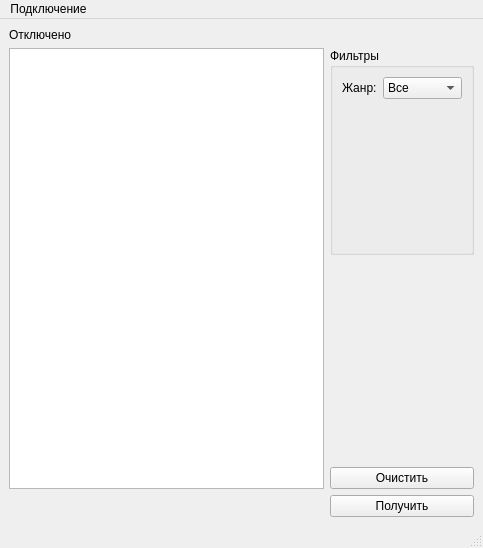
<?xml version="1.0" encoding="UTF-8"?>
<ui version="4.0">
 <class>MainWindow</class>
 <widget class="QMainWindow" name="MainWindow">
  <property name="geometry">
   <rect>
    <x>0</x>
    <y>0</y>
    <width>483</width>
    <height>548</height>
   </rect>
  </property>
  <property name="sizePolicy">
   <sizepolicy hsizetype="Preferred" vsizetype="Expanding">
    <horstretch>0</horstretch>
    <verstretch>0</verstretch>
   </sizepolicy>
  </property>
  <property name="windowTitle">
   <string>MainWindow</string>
  </property>
  <widget class="QWidget" name="centralwidget">
   <layout class="QGridLayout" name="gridLayout">
    <item row="4" column="1">
     <widget class="QPushButton" name="pb_request">
      <property name="sizePolicy">
       <sizepolicy hsizetype="Minimum" vsizetype="Maximum">
        <horstretch>0</horstretch>
        <verstretch>0</verstretch>
       </sizepolicy>
      </property>
      <property name="text">
       <string>Получить</string>
      </property>
     </widget>
    </item>
    <item row="1" column="1">
     <widget class="QGroupBox" name="gb_filters">
      <property name="sizePolicy">
       <sizepolicy hsizetype="Preferred" vsizetype="Minimum">
        <horstretch>0</horstretch>
        <verstretch>0</verstretch>
       </sizepolicy>
      </property>
      <property name="title">
       <string>Фильтры</string>
      </property>
      <layout class="QFormLayout" name="formLayout">
       <item row="0" column="0">
        <widget class="QLabel" name="lb_category">
         <property name="text">
          <string>Жанр:</string>
         </property>
        </widget>
       </item>
       <item row="0" column="1">
        <widget class="QComboBox" name="cb_category">
         <item>
          <property name="text">
           <string>Все</string>
          </property>
         </item>
         <item>
          <property name="text">
           <string>Комедия</string>
          </property>
         </item>
         <item>
          <property name="text">
           <string>Ужасы</string>
          </property>
         </item>
        </widget>
       </item>
      </layout>
     </widget>
    </item>
    <item row="2" column="1">
     <spacer name="verticalSpacer">
      <property name="orientation">
       <enum>Qt::Orientation::Vertical</enum>
      </property>
      <property name="sizeType">
       <enum>QSizePolicy::Policy::Minimum</enum>
      </property>
      <property name="sizeHint" stdset="0">
       <size>
        <width>20</width>
        <height>40</height>
       </size>
      </property>
     </spacer>
    </item>
    <item row="3" column="1">
     <widget class="QPushButton" name="pb_clear">
      <property name="sizePolicy">
       <sizepolicy hsizetype="Minimum" vsizetype="Maximum">
        <horstretch>0</horstretch>
        <verstretch>0</verstretch>
       </sizepolicy>
      </property>
      <property name="text">
       <string>Очистить</string>
      </property>
     </widget>
    </item>
    <item row="0" column="0">
     <widget class="QLabel" name="lb_statusConnect">
      <property name="sizePolicy">
       <sizepolicy hsizetype="Preferred" vsizetype="Maximum">
        <horstretch>0</horstretch>
        <verstretch>0</verstretch>
       </sizepolicy>
      </property>
      <property name="text">
       <string>Отключено</string>
      </property>
     </widget>
    </item>
    <item row="1" column="0" rowspan="3">
     <widget class="QTableView" name="tb_result"/>
    </item>
   </layout>
  </widget>
  <widget class="QMenuBar" name="menubar">
   <property name="geometry">
    <rect>
     <x>0</x>
     <y>0</y>
     <width>483</width>
     <height>21</height>
    </rect>
   </property>
   <widget class="QMenu" name="menu">
    <property name="title">
     <string>Подключение</string>
    </property>
    <addaction name="act_addData"/>
    <addaction name="separator"/>
    <addaction name="act_connect"/>
   </widget>
   <addaction name="menu"/>
  </widget>
  <widget class="QStatusBar" name="statusbar"/>
  <action name="act_connect">
   <property name="text">
    <string>Подключиться</string>
   </property>
  </action>
  <action name="act_addData">
   <property name="text">
    <string>Ввести данные</string>
   </property>
  </action>
 </widget>
 <resources/>
 <connections/>
</ui>
